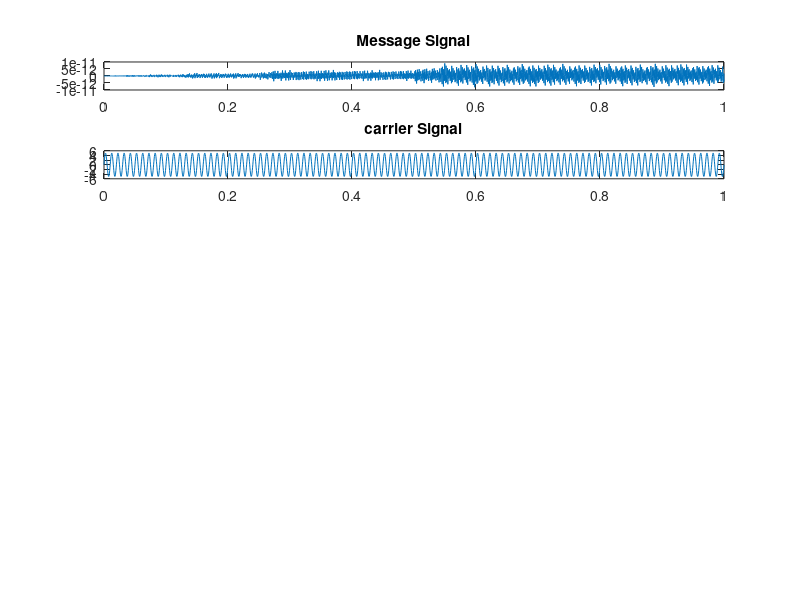

Source code (MATLAB):
clc
clear all
am= 5;
ac= 5;
f=10;
fc=10*f;
f=2*(fc+2*f)*10;
T=1/f;
t=0:T:1;
fs=13000
figure(1)
subplot(6,1,1)

Xm= am*sin(2*pi*f*t)
plot(t,Xm)
title('Message Signal')

Xc=ac*sin(2*pi*fc*t)
subplot(6,1,2)
plot(t,Xc)
title('carrier Signal')

